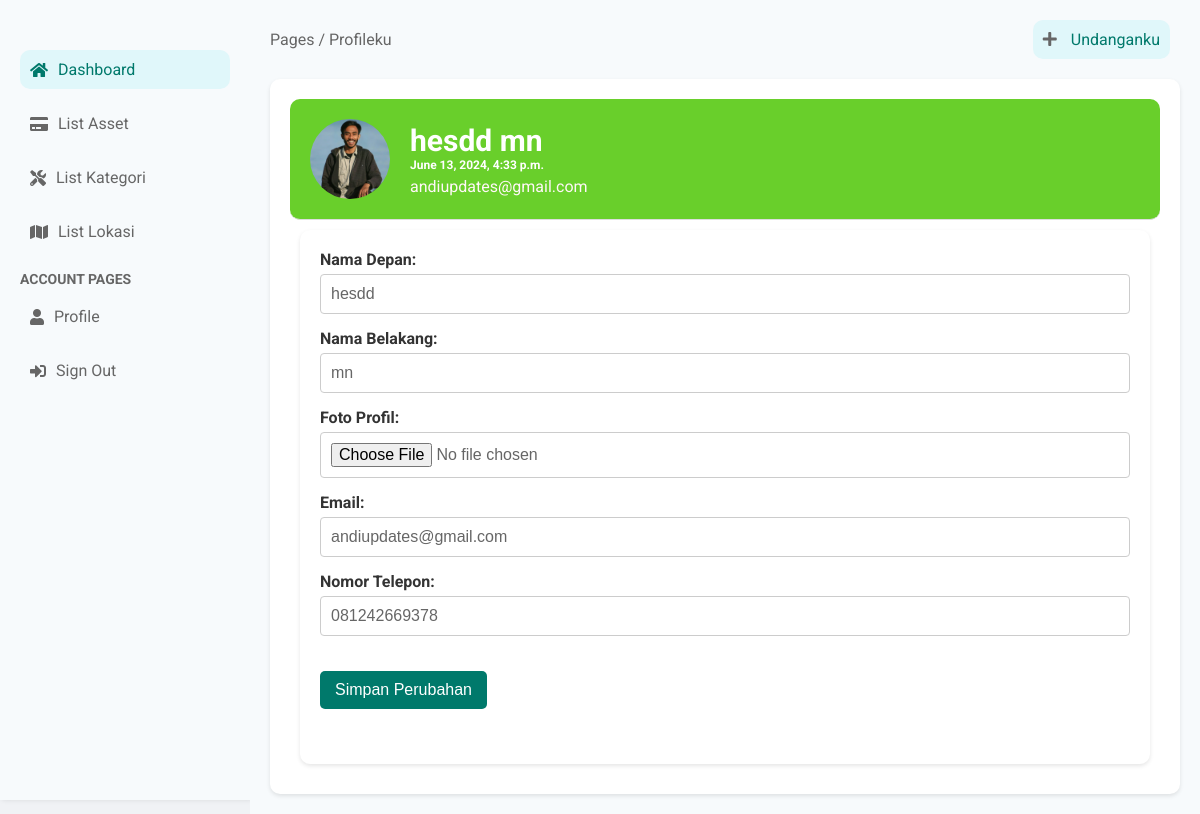
Page /dashboard/profile/ (signed in) on the committed database.
### accounts/models.py (models this page shows, shortened)
class User(AbstractUser):
    is_admin = models.BooleanField('Is admin', default=False)
    is_staff = models.BooleanField('Is staff', default=False)
    is_user = models.BooleanField('Is user', default=False)
    phone_number = models.CharField(max_length=20, blank=True, null=True)
    image = models.ImageField(default='default.jpg', upload_to='profile_pics')

### accounts/viewsStaff.py (the view)
# urls.py: path('dashboard/profile/', viewsStaff.dashboard_profile, name='profile'),
@user_passes_test(is_staff)
def dashboard_profile(request):
    user = request.user
    return render(request, 'dashboard/profile.html', {'user': user})

### accounts/context_processors.py (called while the page is built)
def versioned_static(request):
    version = 'v1.44'  # Increment this version number
    return {
        'STATIC_VERSION': version,
    }

### accounts/viewsStaff.py (called while the page is built)
def is_staff(user):
    return user.is_authenticated and user.is_staff

### templates/dashboard/profile.html (shortened to what this page needs)
{% extends 'dashboard/base.html' %}
{% block content %}
<nav class="sidebar-nav">
    <ul>
        <li class="active"><a href="{% url 'dashboard_staff' %}"><i class="fas fa-home"></i> Dashboard</a></li>
        <li><a href="{% url 'list_aset' %}"><i class="fas fa-credit-card"></i>List Asset</a></li>
        <li><a href="{%  url 'list_kategori' %}"><i class="fas fa-tools"></i>List Kategori</a></li>
        <li><a href="{% url 'list_posisi' %}"><i class="fas fa-map"></i>List Lokasi</a></li>
    </ul>
    <h3>Account Pages</h3>
    <ul>
        <li><a href="{% url 'profile' %}"><i class="fas fa-user"></i> Profile</a></li>
        <li><a href="{% url 'logout' %}"><i class="fas fa-sign-in-alt"></i> Sign Out</a></li>
    </ul>
</nav>
</aside>
<main class="main-content">
    <header class="main-header">
        <div class="breadcrumb">
            <span>Pages / Profileku</span>
        </div>
        <div class="header-right">
            <a href="/" class="btn-add"><i class="fas fa-plus"></i> Undanganku</a>
        </div>
    </header>
    <section class="main-section">
    <div class="profile-card">
        <div class="profile-header">
            <img class="profile-image" src="{{ user.image.url }}" alt="Esthera Jackson">
            <div class="profile-details">
                <h1>{{ user.first_name }} {{ user.last_name }}</h1>
                <h2>{{user.date_joined}} </h2>
                <p>{{user.email}}</p>
            </div>
        </div>
    </div>
    <div class="form-group">
        <form method="post" action="{% url 'update_profile' %}" enctype="multipart/form-data">
            <div class="input-group">
                <label for="first_name">Nama Depan:</label>
                <input type="text" id="first_name" name="first_name" value="{{ user.first_name }}" required>
            </div>
            <div class="input-group">
                <label for="last_name">Nama Belakang:</label>
                <input type="text" id="last_name" name="last_name" value="{{ user.last_name }}" required>
            </div>
            <div class="input-group">
                <label for="profile_picture">Foto Profil:</label>
                <input type="file" id="profile_picture" name="image">
            </div>
            <div class="input-group">
                <label for="email">Email:</label>
                <input type="email" id="email" name="email" value="{{ user.email }}" required>
            </div>
            <div class="input-group">
                <label for="phone_number">Nomor Telepon:</label>
                <input type="text" id="phone_number" name="phone_number" value="{{ user.phone_number }}" required>
            </div>
            <div class="input-group">
                <button type="submit">Simpan Perubahan</button>
            </div>
        </form>
    </div>
 {% endblock %}

### static/dashboard/styles.css (style rules this page uses)
* { margin: 0; padding: 0; box-sizing: border-box; }
body { font-family: 'Roboto', sans-serif; background-color: #f0f2f5; }
.sidebar-nav ul { list-style: none; }
.sidebar-nav h3 { margin-top: 20px; margin-bottom: 10px; color: #666; font-size: 14px; text-transform: uppercase; }
.sidebar-nav li { margin-bottom: 15px; }
.sidebar-nav a { text-decoration: none; color: #666; font-size: 16px; display: flex; align-items: center; transition: color 0.3s, background-color 0.3s; padding: 10px; border-radius: 10px; }
.sidebar-nav a:hover, .sidebar-nav li.active a { background-color: #e0f7fa; color: #00796b; }
.sidebar-nav i { margin-right: 10px; }
.main-content { flex: 1; padding: 20px; background-color: #f7fafc; }
.main-header { display: flex; justify-content: space-between; align-items: center; margin-bottom: 20px; }
.breadcrumb { color: #666; }
.header-right { display: flex; align-items: center; }
.header-right a { margin-right: 10px; color: #00796b; text-decoration: none; }
.header-right i { margin-right: 10px; color: #666; }
.btn-add { background-color: #e0f7fa; padding: 10px; border-radius: 10px; }
.main-section { padding: 20px; background-color: #ffffff; border-radius: 10px; box-shadow: 0 2px 4px rgba(0, 0, 0, 0.1); }
.profile-card { display: flex; background-color: #69cf2b; align-items: center; padding: 20px; border-bottom: 1px solid #ddd; border-radius: 10px; }
.profile-header { display: flex; align-items: center; }
.profile-image { width: 80px; height: 80px; border-radius: 50%; margin-right: 20px; }
.profile-details h1 { margin: 0; font-size: 30px; color: #fff; }
.profile-details h2 { font-size: 12px; color: #fff; }
.profile-details p { color: #fff7f7; margin: 5px 0 0; }
.form-group { padding: 20px; background-color: #fff; border-radius: 10px; box-shadow: 0 2px 4px rgba(0, 0, 0, 0.1); margin-top: 20px; }
.input-group { margin-bottom: 15px; }
.input-group label { display: block; font-weight: bold; margin-bottom: 5px; color: #333; }
.input-group input { width: 100%; padding: 10px; border: 1px solid #ccc; border-radius: 5px; font-size: 16px; color: #666; }
.input-group button { background-color: #00796b; color: #fff; padding: 10px 15px; border: none; border-radius: 5px; font-size: 16px; cursor: pointer; }
.form-group { flex: 1 1 48%; margin-bottom: 15px; gap: 20px; margin: 10px; }
form label { font-weight: bold; display: block; margin-bottom: 5px; color: #555; }
form input[type="text"], form input[type="email"], form input[type="password"], form input[type="file"], form input[type="number"], form input[type="date"], form select, form textarea { width: 100%; padding: 10px; border: 1px solid #ccc; border-radius: 4px; font-size: 1em; box-sizing: border-box; }
button { background-color: #4CAF50; color: white; border: none; padding: 10px 20px; text-align: center; font-size: 1em; border-radius: 4px; cursor: pointer; transition: background-color 0.3s ease; margin: 20px auto; }

### rows in the picture
User: image (picture), first_name "hesdd", last_name "mn", date_joined "June 13, 2024, 4:33 p.m.", email "andiupdates@gmail.com", phone_number "081242669378"
